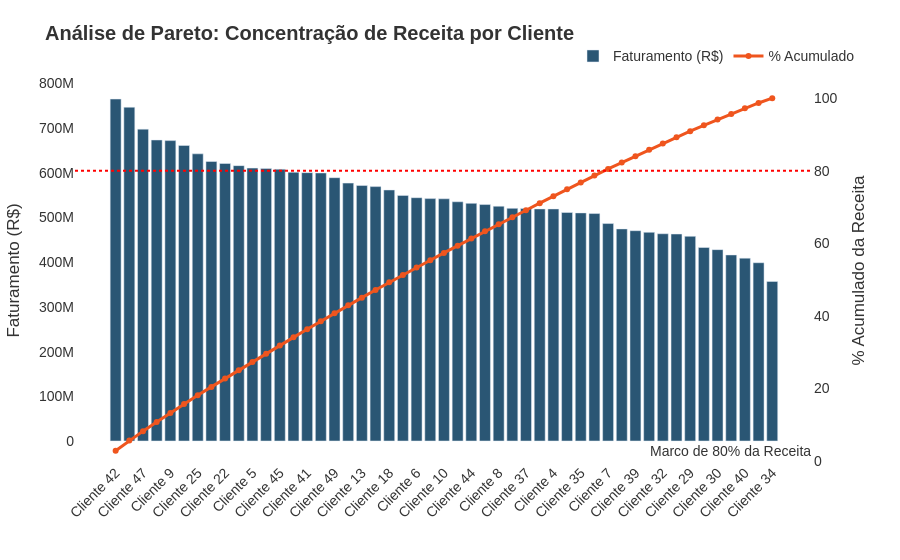

The notebook cell saved with this chart:
### Code cell
from plotly.subplots import make_subplots
import plotly.graph_objects as go

query_pareto = """
WITH client_revenue AS (
    SELECT
        id_client,
        SUM(total * qtd) AS total_revenue
    FROM df_sales
    GROUP BY id_client
),
ranked_revenue AS (
    SELECT
        'Cliente ' || CAST(id_client AS VARCHAR) AS client_name,
        total_revenue,
        SUM(total_revenue) OVER (ORDER BY total_revenue DESC ROWS BETWEEN UNBOUNDED PRECEDING AND CURRENT ROW) AS cumulative_revenue,
        SUM(total_revenue) OVER () AS grand_total
    FROM client_revenue
)
SELECT
    client_name,
    total_revenue,
    (cumulative_revenue / grand_total) * 100 AS cumulative_percentage
FROM ranked_revenue
ORDER BY total_revenue DESC;
"""

df_pareto = duckdb.query(query_pareto).df()

# Summary
total_clientes = len(df_pareto)

clientes_80_porcento = len(df_pareto[df_pareto['cumulative_percentage'] <= 80])
concentracao = (clientes_80_porcento / total_clientes) * 100

print("=== RISCO DE CONCENTRAÇÃO ===")
print(f"O faturamento total vem de uma base de {total_clientes} clientes.")
print(f"No entanto, 80% de toda a receita da empresa está concentrada em apenas {clientes_80_porcento} clientes ({concentracao:.1f}% da base).")
if concentracao <= 20:
    print("ALERTA DE RISCO ALTO: A regra de Pareto (80/20) é muito forte aqui. A perda de um top cliente causará grande impacto.")
else:
    print("SAÚDE DA BASE: A receita está bem distribuída e não sofre do risco severo de Pareto.")
print("===========================================================\n")

fig = make_subplots(specs=[[{"secondary_y": True}]])

fig.add_trace(
    go.Bar(
        x=df_pareto['client_name'],
        y=df_pareto['total_revenue'],
        name="Faturamento (R$)",
        marker_color='rgb(42, 86, 116)',
        hovertemplate="Faturamento: R$ %{y:,.2f}<extra></extra>"
    ),
    secondary_y=False,
)

fig.add_trace(
    go.Scatter(
        x=df_pareto['client_name'],
        y=df_pareto['cumulative_percentage'],
        name="% Acumulado",
        mode='lines+markers',
        line=dict(color='rgb(239, 85, 30)', width=3),
        marker=dict(size=6),
        hovertemplate="Acumulado: %{y:.1f}%<extra></extra>"
    ),
    secondary_y=True,
)

fig.update_layout(
    title="<b>Análise de Pareto: Concentração de Receita por Cliente</b>",
    plot_bgcolor="white",
    font=dict(family="Arial", size=14, color="#333333"),
    hovermode="x unified", # Mostra as informações de ambas as linhas num mesmo balão ao passar o mouse
    legend=dict(orientation="h", yanchor="bottom", y=1.02, xanchor="right", x=1),
    margin=dict(l=40, r=40, t=80, b=40)
)

fig.update_xaxes(title_text="", showgrid=False, tickangle=-45)
fig.update_yaxes(title_text="Faturamento (R$)", showgrid=False, secondary_y=False)
fig.update_yaxes(title_text="% Acumulado da Receita", range=[0, 105], showgrid=False, secondary_y=True)

fig.add_hline(y=80, line_dash="dot", line_color="red", secondary_y=True, 
              annotation_text="Marco de 80% da Receita", annotation_position="bottom right")

fig.show()

### Figure 1 — Plotly figure (JSON) as saved in the notebook; plotly's stock layout.template omitted (floating-point values rounded to 4 significant figures)
{"data": [{"hovertemplate": "Faturamento: R$ %{y:,.2f}<extra></extra>", "marker": {"color": "rgb(42, 86, 116)"}, "name": "Faturamento (R$)", "type": "bar", "x": ["Cliente 42", "Cliente 2", "Cliente 47", "Cliente 15", "Cliente 9", "Cliente 36", "Cliente 25", "Cliente 28", "Cliente 22", "Cliente 3", "Cliente 5", "Cliente 26", "Cliente 45", "Cliente 46", "Cliente 41", "Cliente 19", "Cliente 49", "Cliente 48", "Cliente 13", "Cliente 38", "Cliente 18", "Cliente 14", "Cliente 6", "Cliente 16", "Cliente 10", "Cliente 43", "Cliente 44", "Cliente 21", "Cliente 8", "Cliente 17", "Cliente 37", "Cliente 24", "Cliente 4", "Cliente 12", "Cliente 35", "Cliente 1", "Cliente 7", "Cliente 31", "Cliente 39", "Cliente 33", "Cliente 32", "Cliente 20", "Cliente 29", "Cliente 11", "Cliente 30", "Cliente 23", "Cliente 40", "Cliente 27", "Cliente 34"], "xaxis": "x", "y": [765100000.0, 746800000.0, 697800000.0, 673500000.0, 672100000.0, 661300000.0, 642500000.0, 625400000.0, 620900000.0, 616100000.0, 610600000.0, 609900000.0, 608200000.0, 601300000.0, 600400000.0, 599700000.0, 589200000.0, 577000000.0, 571600000.0, 569200000.0, 561600000.0, 549500000.0, 544400000.0, 542400000.0, 541900000.0, 535300000.0, 531700000.0, 529100000.0, 525300000.0, 520500000.0, 520100000.0, 519200000.0, 519200000.0, 511200000.0, 510300000.0, 508900000.0, 486500000.0, 474500000.0, 470500000.0, 466900000.0, 463700000.0, 463100000.0, 457900000.0, 432900000.0, 428200000.0, 416300000.0, 409100000.0, 398900000.0, 357000000.0], "yaxis": "y"}, {"hovertemplate": "Acumulado: %{y:.1f}%<extra></extra>", "line": {"color": "rgb(239, 85, 30)", "width": 3}, "marker": {"size": 6}, "mode": "lines+markers", "name": "% Acumulado", "type": "scatter", "x": ["Cliente 42", "Cliente 2", "Cliente 47", "Cliente 15", "Cliente 9", "Cliente 36", "Cliente 25", "Cliente 28", "Cliente 22", "Cliente 3", "Cliente 5", "Cliente 26", "Cliente 45", "Cliente 46", "Cliente 41", "Cliente 19", "Cliente 49", "Cliente 48", "Cliente 13", "Cliente 38", "Cliente 18", "Cliente 14", "Cliente 6", "Cliente 16", "Cliente 10", "Cliente 43", "Cliente 44", "Cliente 21", "Cliente 8", "Cliente 17", "Cliente 37", "Cliente 24", "Cliente 4", "Cliente 12", "Cliente 35", "Cliente 1", "Cliente 7", "Cliente 31", "Cliente 39", "Cliente 33", "Cliente 32", "Cliente 20", "Cliente 29", "Cliente 11", "Cliente 30", "Cliente 23", "Cliente 40", "Cliente 27", "Cliente 34"], "xaxis": "x", "y": [2.849, 5.63, 8.228, 10.74, 13.24, 15.7, 18.09, 20.42, 22.73, 25.03, 27.3, 29.57, 31.84, 34.08, 36.31, 38.55, 40.74, 42.89, 45.02, 47.14, 49.23, 51.27, 53.3, 55.32, 57.34, 59.33, 61.31, 63.28, 65.24, 67.18, 69.11, 71.05, 72.98, 74.88, 76.78, 78.68, 80.49, 82.26, 84.01, 85.75, 87.48, 89.2, 90.91, 92.52, 94.11, 95.66, 97.19, 98.67, 100.0], "yaxis": "y2"}], "layout": {"annotations": [{"showarrow": false, "text": "Marco de 80% da Receita", "x": 1, "xanchor": "right", "xref": "x domain", "y": 80, "yanchor": "top", "yref": "y"}], "font": {"color": "#333333", "family": "Arial", "size": 14}, "hovermode": "x unified", "legend": {"orientation": "h", "x": 1, "xanchor": "right", "y": 1.02, "yanchor": "bottom"}, "margin": {"b": 40, "l": 40, "r": 40, "t": 80}, "plot_bgcolor": "white", "shapes": [{"line": {"color": "red", "dash": "dot"}, "type": "line", "x0": 0, "x1": 1, "xref": "x domain", "y0": 80, "y1": 80, "yref": "y2"}], "title": {"text": "<b>Análise de Pareto: Concentração de Receita por Cliente</b>"}, "xaxis": {"anchor": "y", "domain": [0, 0.94], "showgrid": false, "tickangle": -45, "title": {"text": ""}}, "yaxis": {"anchor": "x", "domain": [0, 1], "showgrid": false, "title": {"text": "Faturamento (R$)"}}, "yaxis2": {"anchor": "x", "overlaying": "y", "range": [0, 105], "showgrid": false, "side": "right", "title": {"text": "% Acumulado da Receita"}}}}
